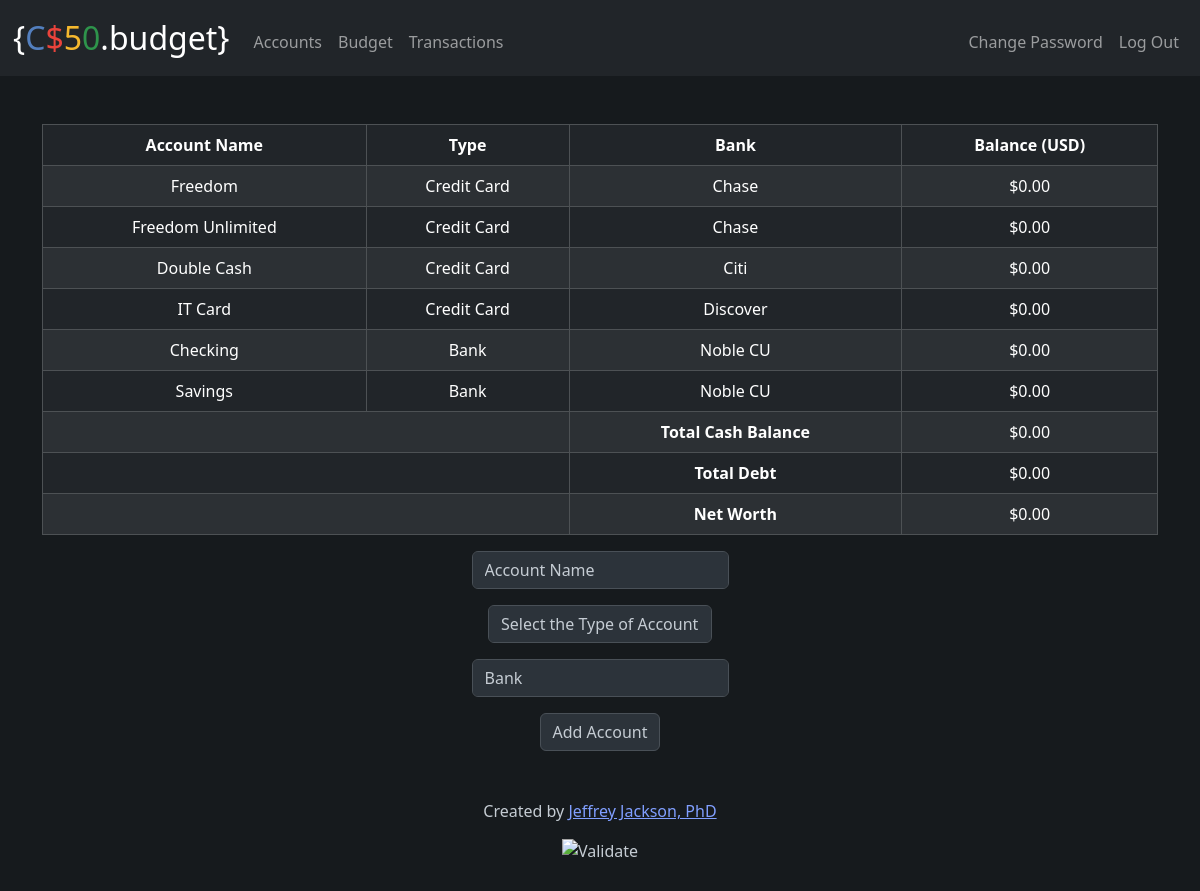
Page /accounts (signed in) on the committed database.
### tables this page shows
CREATE TABLE "accounts" (
    account_id INTEGER PRIMARY KEY AUTOINCREMENT NOT NULL,
    name TEXT,
    type TEXT,
    bank TEXT,
    init_value NUMERIC NOT NULL DEFAULT 0.00,
    current_value NUMERIC NOT NULL DEFAULT 0.00,
    user_id INTEGER NOT NULL,
    FOREIGN KEY (user_id) REFERENCES users(id)
);

### app.py (the view, shortened to what this page needs)
@app.route("/accounts", methods=["GET", "POST"])
@login_required
def accounts():
    user_id = session["user_id"]
    if request.method == "GET":
        update_current_value(db, user_id)
        total_cash = get_total_cash(db, user_id)
        total_debt = get_total_debt(db, user_id)
        net_worth = calculate_net_worth(total_cash, total_debt)
        account_data = get_account_data(db, user_id)
        return render_template("accounts.html", account_data=account_data, total_cash=total_cash, total_debt=total_debt, net_worth=net_worth, usd=usd)

### app.py (called while the page is built)
@app.after_request
def after_request(response):
    response.headers["Cache-Control"] = "no-cache, no-store, must-revalidate"
    response.headers["Expires"] = 0
    response.headers["Pragma"] = "no-cache"
    return response

### helpers.py (called while the page is built)
def login_required(f):
    @wraps(f)
    def decorated_function(*args, **kwargs):
        if session.get("user_id") is None:
            return redirect("/login")
        return f(*args, **kwargs)
    return decorated_function

def usd(value):
    return f"${value:,.2f}"

def update_current_value(db, user_id):
    account_data = db.execute(
        """SELECT accounts.account_id, accounts.init_value, COALESCE(SUM(transactions.amount), 0) AS sum_transaction_amount
        FROM accounts
        LEFT JOIN transactions ON accounts.account_id = transactions.account_id
        WHERE accounts.user_id = ?
        GROUP BY accounts.account_id""", user_id)
    for account in account_data:
        current_value = account["init_value"] + account["sum_transaction_amount"]
        db.execute("UPDATE accounts SET current_value = ? WHERE account_id = ?", current_value, account["account_id"])

def get_total_cash(db, user_id):
    total_cash = db.execute(
        "SELECT COALESCE(SUM(current_value), 0) as total_cash FROM accounts WHERE type LIKE '%Bank%' AND user_id = ?", user_id
    )[0]["total_cash"]
    return total_cash

def get_total_debt(db, user_id):
    total_debt = db.execute(
        "SELECT COALESCE(SUM(current_value), 0) as total_debt FROM accounts WHERE type LIKE '%Credit Card%' AND user_id = ?", user_id
    )[0]["total_debt"]
    return total_debt

def calculate_net_worth(total_cash, total_debt):
    net_worth = total_cash + total_debt
    return net_worth

def get_account_data(db, user_id):
    account_data = db.execute(
        """SELECT account_id, name, type, bank, init_value, current_value, user_id
        FROM accounts
        WHERE accounts.user_id = ?
        GROUP BY accounts.account_id""", user_id)
    return account_data

### templates/accounts.html (shortened to what this page needs)
{% extends "layout.html" %}
{% block main %}
    <table class="table table-bordered table-striped table-dark mb-3">
        <thead>
            <tr>
                <th scope="col">Account Name</th>
                <th scope="col">Type</th>
                <th scope="col">Bank</th>
                <th scope="col">Balance (USD)</th>
            </tr>
        </thead>
        <tbody>
            {% for account in account_data %}
                <tr>
                    <td> {{ account.name }}</td>
                    <td> {{ account.type }}</td>
                    <td> {{ account.bank }}</td>
                    <td> {{ usd(account.current_value) }}</td>
                </tr>
            {% endfor %}
            <tr class="bg-success">
                <th scope="row" colspan="2"></th>
                <th scope="row">Total Cash Balance</th>
                <td >{{ usd(total_cash) }}</td>
            </tr>
            <tr class="bg-warning">
                <th scope="row" colspan="2"></th>
                <th scope="row">Total Debt</th>
                <td>{{ usd(total_debt) }}</td>
            </tr>
            <tr class="bg-warning">
                <th scope="row" colspan="2"></th>
                <th scope="row">Net Worth</th>
                <td>{{ usd(net_worth) }}</td>
            </tr>
        </tbody>
    </table>
    <form action="/accounts" method="post">
        <div class="mb-3">
            <input autocomplete="off" autofocus class="form-control mx-auto w-auto" name="name" placeholder="Account Name" type="text">
        </div>
        <div class="mb-3">
            <select class="form-control mx-auto w-auto" name="type" placeholder="Account Type" type="text">
                <option value="">Select the Type of Account</option>
            </select>
        </div>
        <div class="mb-3">
            <input autocomplete="off" class="form-control mx-auto w-auto" name="bank" placeholder="Bank" type="text">
        </div>
        <button class="btn btn-primary" type="submit">Add Account</button>
    </form>
{% endblock %}

### templates/layout.html (shortened to what this page needs)
<!DOCTYPE html>
<html lang="en">
    <head>
        <link href="https://cdn.jsdelivr.net/npm/bootstrap@5.3.2/dist/css/bootstrap.min.css" rel="stylesheet">
        <link href="/static/dark-theme.css" rel="stylesheet">
    </head>
    <body>
        <nav class="bg-dark border border-dark navbar navbar-expand-md navbar-dark">
            <div class="container-fluid">
                <a class="navbar-brand" href="/">{<span class="blue">C</span><span class="red">$</span><span class="yellow">5</span><span class="green">0</span>.budget}</span></a>
                <div class="collapse navbar-collapse" id="navbar">
                    {% if session["user_id"] %}
                        <ul class="navbar-nav me-auto mt-2">
                            <li class="nav-item"><a class="nav-link" href="/accounts">Accounts</a></li>
                            <li class="nav-item"><a class="nav-link" href="/budget">Budget</a></li>
                            <li class="nav-item"><a class="nav-link" href="/transactions">Transactions</a></li>
                        </ul>
                        <ul class="navbar-nav ms-auto mt-2">
                            <li class="nav-item"><a class="nav-link" href="/changepassword">Change Password</a></li>
                            <li class="nav-item"><a class="nav-link" href="/logout">Log Out</a></li>
                        </ul>
                    {% else %}
                        <ul class="navbar-nav ms-auto mt-2">
                            <li class="nav-item"><a class="nav-link" href="/register">Register</a></li>
                            <li class="nav-item"><a class="nav-link" href="/login">Log In</a></li>
                        </ul>
                    {% endif %}
                </div>
            </div>
        </nav>
        <main class="container py-5 text-center">
            {% block main %}{% endblock %}
        </main>
        <footer class="mb-5">
            <p class="mb-3 medium text-center">
                Created by <a href="https://www.linkedin.com/in/jeffreyjamesjackson/">Jeffrey Jackson, PhD</a>
            </p>
            <form action="https://validator.w3.org/check" class="text-center" enctype="multipart/form-data" method="post" target="_blank">
                <input alt="Validate" src="/static/I_heart_validator.png" type="image" class="text-center footer">
            </form>
        </footer>
    </body>
</html>

### static/dark-theme.css (style rules this page uses)
nav .navbar-brand { font-size: xx-large; }
nav .navbar-brand .blue { color: #537fbe; }
nav .navbar-brand .red { color: #ea433b; }
nav .navbar-brand .yellow { color: #f5b82e; }
nav .navbar-brand .green { color: #2e944b; }
body { color: #eee; background-color: #161a1d; }
a { color: #809fff; }
p { color: #c5ccd3; }
input.footer { color: #c5ccd3; }
input.form-control { color: #c5ccd3; border-color: #495057; background-color: #2c333a; }
input.form-control::placeholder { color: #c5ccd3; border-color: #495057; background-color: #2c333a; }
button.btn { color: #c5ccd3; border-color: #495057; background-color: #2c333a; }
select.form-control { color: #c5ccd3; border-color: #495057; background-color: #2c333a; }

### rows in the picture
accounts: name "Freedom", type "Credit Card", bank "Chase", current_value "$0.00"
accounts: name "Freedom Unlimited", type "Credit Card", bank "Chase", current_value "$0.00"
accounts: name "Double Cash", type "Credit Card", bank "Citi", current_value "$0.00"
accounts: name "IT Card", type "Credit Card", bank "Discover", current_value "$0.00"
accounts: name "Checking", type "Bank", bank "Noble CU", current_value "$0.00"
accounts: name "Savings", type "Bank", bank "Noble CU", current_value "$0.00"

### other values in the picture
{{ usd(total_cash) }} "$0.00"
{{ usd(total_debt) }} "$0.00"
{{ usd(net_worth) }} "$0.00"
